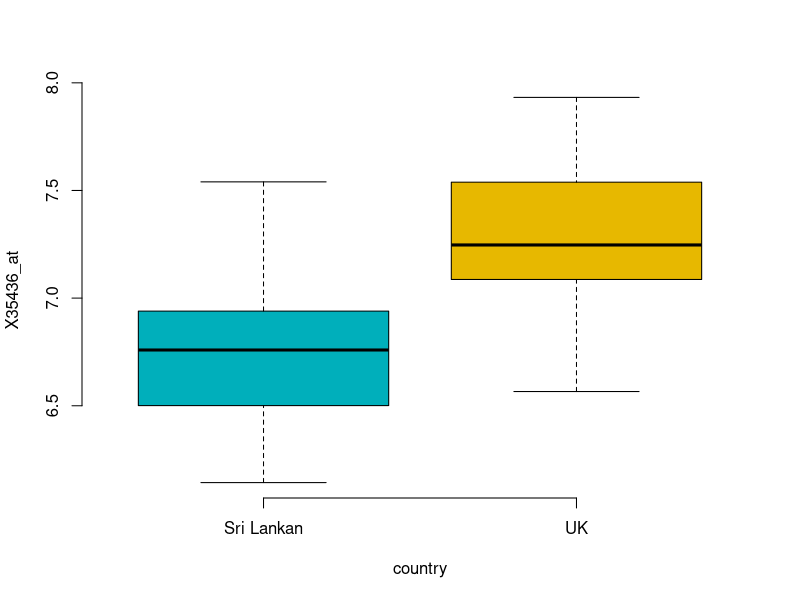
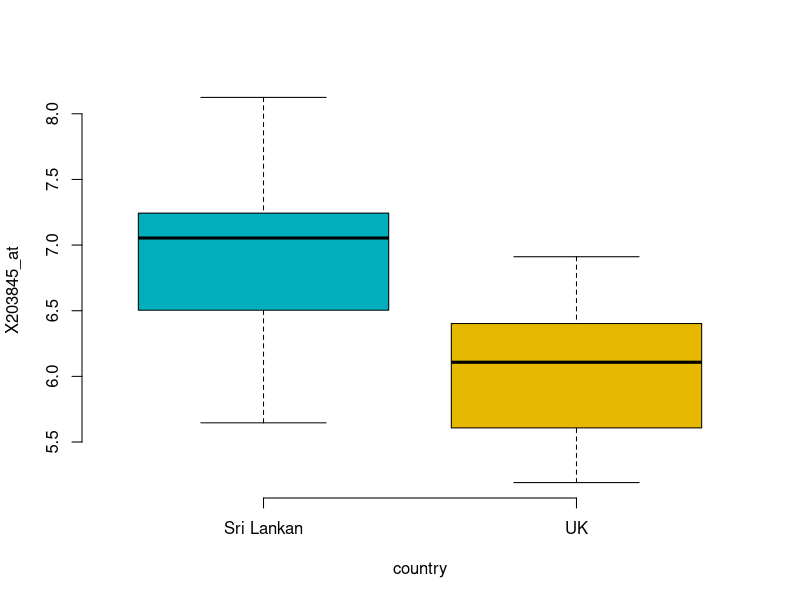
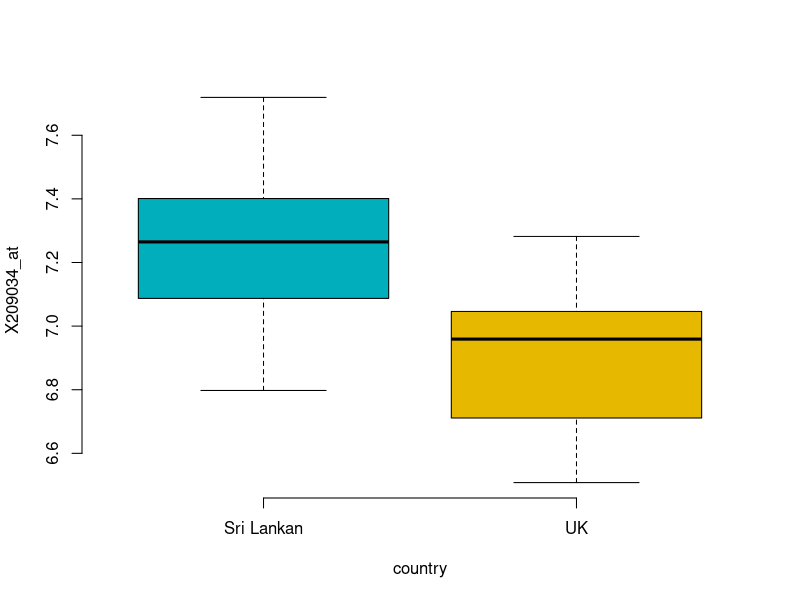

R code for these plots, in order: (Note: this script raises an error after producing the figures.)
## ---- chunk 1
#Setting the working directory where the unzip folder of all the files are located
setwd("C:/Users/mpate131/Desktop/AdvStats/project_advstats")

#set the variable of the zip file which contains all the files for oral cancer dataset.
zipFile<- "C:/Users/mpate131/Desktop/AdvStats/project_advstats/adv_statsproject.zip"

outDir<-"C:/Users/mpate131/Desktop/AdvStats/project_advstats" # Define the folder where the zip file should be unzipped to 

unzip(zipFile,exdir=outDir)  # unzip the file 

## ---- chunk 2
#Setting the directory;
setwd("C:/Users/mpate131/Desktop/AdvStats/project_advstats/adv_statsproject")

#reading the cancer dataset table as CSV
cancerData<-read.csv("OrgCancer_data.csv",header=TRUE,row.names="ID") #setting the ID as row names here
head(cancerData) #viewing the data using head function
## ---- chunk 3
#In this code, we are filtering the columns of variables 1 to 4
filterVariables <- (cancerData[-c(1:4)])

#Here, transpose the dataset to  make gene id as a row
gene_row <- t(filterVariables)

# collecting all the column names of genes and saved into a variable.
genenames <- colnames(filterVariables)

#Taking site column to run the anova test.
site <- (cancerData$Site)
## ---- chunk 4
#t-test is done between UK and SL countries.
#Here, I am using apply function for t-test between UK and SL samples for each gene.The generated p value is saved from the test.
UK_Sl_pval <- apply(filterVariables,2,function(x){t.test(x[1:21],x[22:48])$p.value})

#summing the p value of every gene which is  <= 0.05 and <= 0.001 are statistically significant.
print(paste("The number of genes significant at p-value <0.05 for t-test between UK and SL country is:", sum(UK_Sl_pval <= 0.05))) # statistically significant
print(paste("The number of genes higly significant at p-value <0.001 for t-test between UK and SL country is:",sum(UK_Sl_pval <= 0.001))) # Highly statistical significant

# using p adjust for calculating p values for method BH FDR corrected
UK_Sl_pval_BH <- p.adjust(UK_Sl_pval, method="BH") 
UK_Sl_BHpval <- sum(UK_Sl_pval_BH<0.05)
print(paste("The number of genes significant at p-value <0.05 BH FDR corrected for t-test between UK and SL country is:", UK_Sl_BHpval))
## ---- chunk 5
#building a dataframe of genes and p values
t_pvalues <- data.frame(genenames,UK_Sl_pval)

# order based on the p values and get the most significant gene form the t-test result
t_pvalues <- t_pvalues[ order(t_pvalues$UK_Sl_pval),] 
head(t_pvalues) # head function shows the top significant genes with its p value.
## ---- chunk 6
# boxplot for most three significant genes are shown below for UK and SL patients with the gene expression levels.
boxplot(X35436_at ~ Country, data = cancerData,
        xlab = "country", ylab = "X35436_at",
        frame = FALSE, col = c("#00AFBB", "#E7B800"))

boxplot(X203845_at ~ Country, data = cancerData,
        xlab = "country", ylab = "X203845_at",
        frame = FALSE, col = c("#00AFBB", "#E7B800"))

boxplot(X209034_at ~ Country, data = cancerData,
        xlab = "country", ylab = "X209034_at",
        frame = FALSE, col = c("#00AFBB", "#E7B800"))
## ---- chunk 7
#empty variable to save the p values
anova_pVal <- c()

#get each row of data and cast it to numeric
for( i in 1:nrow(gene_row)){
	myData <- as.numeric(gene_row[i,] ) 
  
	##  building linear models with myData as the y-variable and site as x variable
	mylinearmodel <- lm(myData ~ site, x=TRUE)
	anova_pVal <- c(anova_pVal, anova(mylinearmodel)$ "Pr(>F)"[1])# extracting the p value from the linear model
}
# histogram of the p-values.
hist(anova_pVal,xlab = "P-values", ylab ="Frequency",main ="Histogram of p-values for one-way ANOVA for Site")

print(paste("The number of genes significant at p-value <0.05 for ANOVA between different Site is:", sum(anova_pVal <= 0.05)))

#For p <0.05 BH FDR corrected:
anova_BH <- p.adjust(anova_pVal, method="BH") # using method BH
anova_BHpval <- sum(anova_BH<0.05) # summing all the p values <0.05
print(paste("The number of genes significant at p-values <0.05 BH FDR corrected for one-way ANOVA for site is :", anova_BHpval))
## ---- chunk 8
#building a dataframe of genes and p values
anova_pvalues <- data.frame(genenames,anova_pVal)

# order based on the p values and get the most significant gene from the ANOVA result
anova_pvalues <- anova_pvalues[ order(anova_pvalues$anova_pVal),] 
head(anova_pvalues)
## ---- chunk 9
install.packages("rlang")
install.packages("ggplot2")
install.packages("ggfortify")
## ---- chunk 10
#callin the library for ggplot
library(ggplot2)

# For gene - X201884_at
#The top most significant gene from anova test is saved as a data frame and which is use to generate the violin plot using ggplot
gene0 <- data.frame(cancerData$X201884_at,site)
#Here, gene with site is taken to generate a plot and then stack the dots to represent the gene expression levels.
p <- ggplot(gene0, aes(x=site, y=cancerData$X201884_at,color=site)) + 
  geom_violin(trim=FALSE) + labs(title="Plot of site vs Gene expression",x="site", y = "X201884_at")
p + geom_dotplot(binaxis='y', stackdir='center', dotsize=1)



# For gene - X204753_s_at
#data frame is made with site to generate the violin plot
gene1 <- data.frame(cancerData$X204753_s_at,site)
#Here, gene with site is taken to generate a plot and then stack the dots to represent the gene expression levels.
p <- ggplot(gene1, aes(x=site, y=cancerData$X204753_s_at,color=site)) + 
  geom_violin(trim=FALSE) + labs(title="Plot of site vs Gene expression",x="site", y = "X204753_s_at")
p + geom_dotplot(binaxis='y', stackdir='center', dotsize=1)
## ---- chunk 11
#convert the gender and site into factor from character to run PCA for them.
#selecting column gender and saving it into a variable
gender <-as.factor(cancerData$Gender)
#selecting column site and saving it into a variable
site <- as.factor(cancerData$Site)
## ---- chunk 12
#I am using the filtervariable dataset and transposed it to set the samples as columns and genes as rows.
#the given data is converted into matrix to run the function princomp.
PCA <- princomp(as.matrix(gene_row))
summary(PCA) # the summary of PCA shows 48 components with the variance values.

# from PCA result we take in the scores of genes 
score <- PCA$scores[,1]
#From the PCA result we take in the loading values of each sample.
loading <- PCA$loadings[,1]
## ---- chunk 13
# making the plot using scores of PC1 and PC2
plot(PCA$scores[,1],PCA$scores[,2], col=gender, pch = c(17,19),xlab="Principal Component 1", ylab = "Principal Component 2",main="PCA plot for the Gender")
#adding the legend for gender.
legend("topright", # adding the name to top corner
  legend = c("Male", "Female"), #adding names
  col = gender, # adding the color
  pch = c(17,19), # selecting the size
  pt.cex = 1, 
  cex = 1, 
  text.col = "black")
## ---- chunk 14
# making the plot using scores of PC1 and PC2
plot(PCA$scores[,1],PCA$scores[,2], col=site,pch = c(17,19,18,16,12,15),xlab="Principal Component 1", ylab = "Principal Component 2",main="PCA plot for the site" )
#adding the legend for site.
legend("topleft", # adding the name to top corner
  legend = c("Buccal","Alveolus", "Tongue", "Palate","FOM","Retromolar"), #adding names to data points
  col = site, # adding the color
  pch = c(17,19,18,16,12,15), # selecting the size
  pt.cex = 1, 
  cex = 0.5, 
  text.col = "black")
